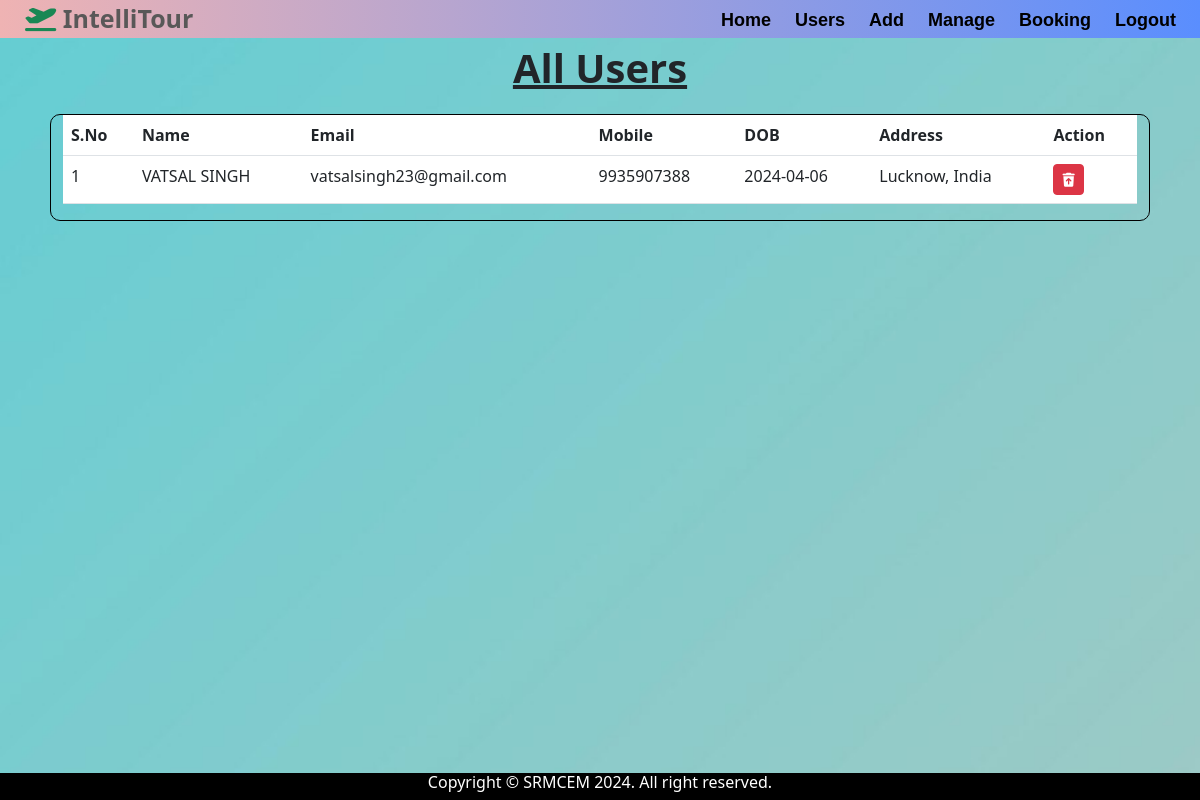
Screenshot of /users with the database file from the repository.
### tree/models.py (models this page shows, shortened)
class Signup(models.Model):
    user=models.ForeignKey(User,on_delete=models.CASCADE)
    mobile = models.CharField(max_length=20,null=True)
    image = models.FileField(null=True)
    gender = models.CharField(max_length=10,null=True)
    dob = models.CharField(max_length=10,null=True)
    address = models.CharField(max_length=50,null=True)
    status = models.CharField(max_length=50,null=True)

### tree/views.py (the view)
# urls.py: path('users',users,name='users'),
def users(request):
    data = Signup.objects.all()
    data = data[::-1]
    d = {'data':data}
    return render(request,'users.html',d)

### tree/templates/users.html (shortened to what this page needs)
<!DOCTYPE html>
<html lang="en">
<head>
    {% include 'admin_navigation.html' %}
</head>
<body>
    <div class="user-base">
        <div class="user-heading">
            All Users
        </div>
        <div class="row m-auto users-base justify-content-center mt-3">
            <div class="col-10 col-md-11" style="border:1px solid black;border-radius:10px;">
                <table class="table">
                    <tr style="background:lightgray;">
                        <th>S.No</th>
                        <th>Name</th>
                        <th>Email</th>
                        <th>Mobile</th>
                        <th>DOB</th>
                        <th>Address</th>
                        <th>Action</th>
                    </tr>
                    {% for i in data %}
                    <tr>
                        <td>{{ forloop.counter }} </td>
                        <td>{{ i.user.first_name }} {{ i.user.last_name }}</td>
                        <td>{{ i.user.username }}</td>
                        <td>{{ i.mobile }}</td>
                        <td>{{ i.dob }}</td>
                        <td>{{ i.address }}</td>
                        <td>
                            <a href="{% url 'delete_user' i.user.id %}" onclick="return confirm('Are you sure?')" class="btn btn-danger btn-sm"><i class="fa-solid fa-trash-arrow-up"></i></a>
                        </td>
                    </tr>
                    {% endfor %}
                </table>
            </div>
        </div>
    </div>
</body>
</html>
{% include 'footer.htm' %}

### tree/templates/admin_navigation.html (style rules this page uses)
* { margin: 0px; list-style: none; padding: 0px; }

### tree/templates/users.html (style rules this page uses)
body { background-image: url("/static/images/users.jpg"); background-size: cover; }
.user-base { padding-bottom: 30px; }
.user-heading { text-align: center; font-size: 40px; font-weight: bold; text-decoration: underline; }

### tree/templates/footer.htm (style rules this page uses)
* { margin: 0; }

### rows the page displays
Signup: user.first_name "VATSAL", user.last_name "SINGH", user.username "vatsalsingh23@gmail.com", mobile "9935907388", dob "2024-04-06", address "Lucknow, India"
